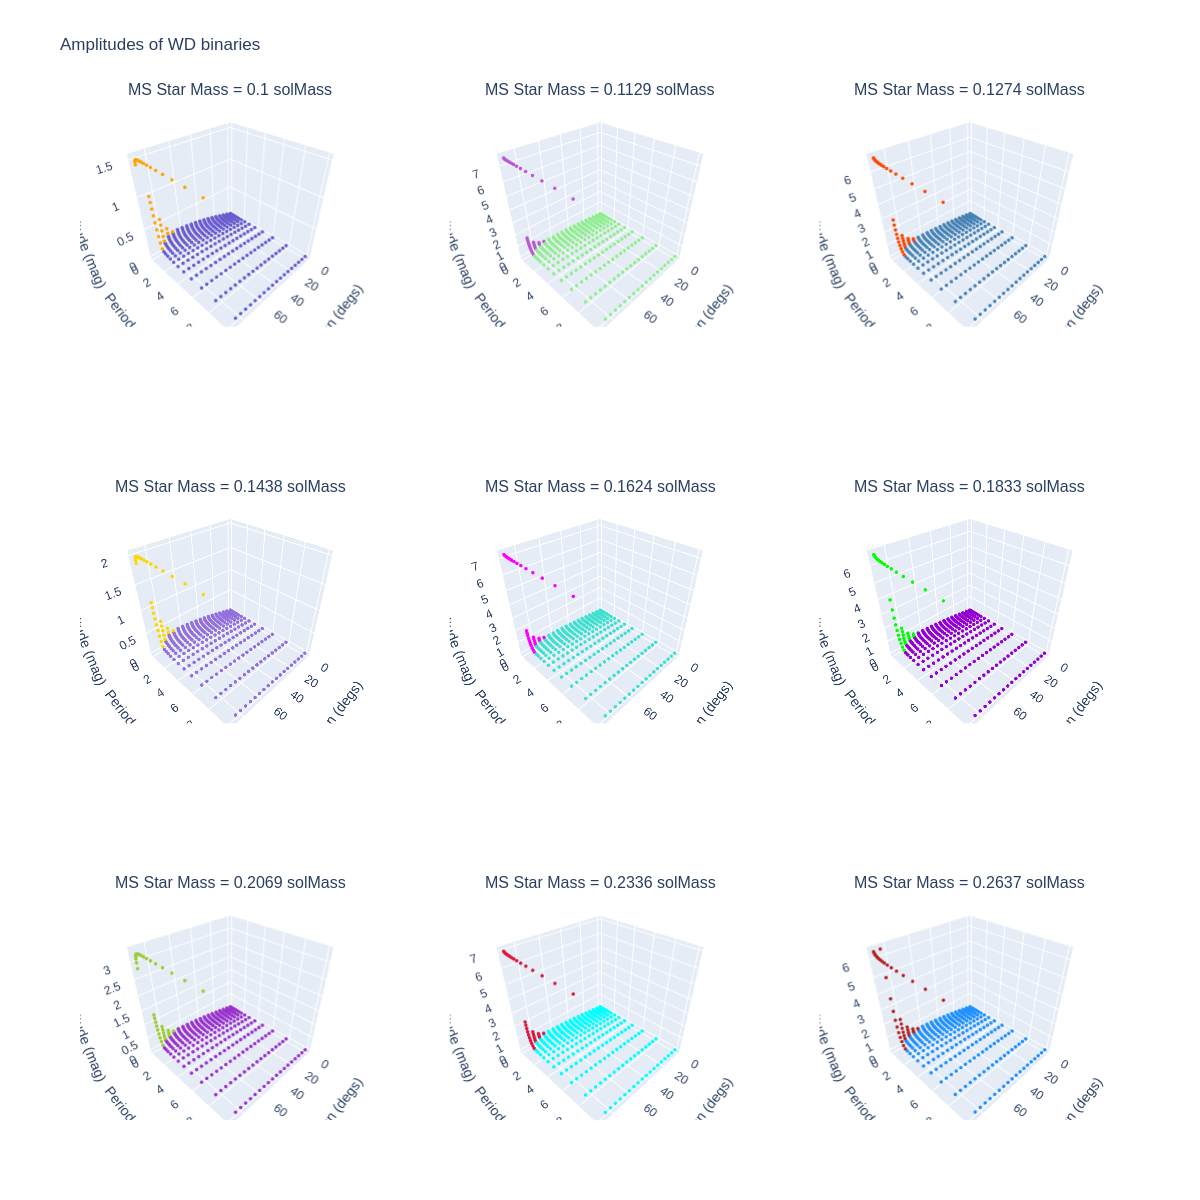

This figure's Python source:
### Using plotly library ###
import numpy as np
import plotly.express as px
from tqdm import tqdm
import plotly.graph_objects as go
from plotly.subplots import make_subplots

##IMPORT DATA
fulldata = np.genfromtxt('../Final_Protoype/outputs/7328.3562yrs_0100_t03_2_TMAP2/0100_t03_2_TMAP.csv',skip_header = 1, delimiter = ',') #results from running models
tdata = np.transpose(fulldata)
masses = tdata[0]
periods = tdata[1]
incls = tdata[2]
natives = tdata[3]
ohs= tdata[4]
diffs = tdata[5]
ecs = tdata[6]


#TITLES FOR PLOTS
titles =  []

for f in range(9):
    g = f*380
    m = round(masses[g],4)
    titles.append(f'MS Star Mass = {m} solMass')

#COLOURS
c1 = ['slateblue','mediumpurple','darkorchid','lightgreen','turquoise','aqua','steelblue','darkviolet','dodgerblue']
c2 = ['orange','gold','yellowgreen','mediumorchid','fuchsia','crimson','orangered','lime','firebrick']

#MAKING FIGURE
fig = make_subplots(
    rows=3, cols=3,
    specs=[[{'type': 'scatter3d'}, {'type': 'scatter3d'},{'type': 'scatter3d'}],
           [{'type': 'scatter3d'}, {'type': 'scatter3d'},{'type': 'scatter3d'}],
           [{'type': 'scatter3d'}, {'type': 'scatter3d'},{'type': 'scatter3d'}]],
    subplot_titles = titles
    )

# adding surfaces to subplots.
for i in tqdm (range(9), desc="Loading data and plotting…", ascii=False, ncols=75): #gives progress bar

    j = i*380

    p = periods[j:j+379]
    ic = incls[j:j+379]
    n = natives[j:j+379]
    oh = ohs[j:j+379]
    d = diffs[j:j+379]
    e = ecs[j:j+379]

    emask = (e!=0)

    p1 = p[~emask]
    i1 = ic[~emask]
    n1 = n[~emask]
    oh1 = oh[~emask]
    d1 = d[~emask]

    p2 = p[emask]
    i2 = ic[emask]
    n2 = n[emask]
    oh2 = oh[emask]
    d2 = d[emask]

    if i < 3:
        a = i+1
        b = 1
    if (3<=i<6):
        a = i-2
        b = 2
    if i>=6:
        a = i-5
        b = 3

    fig.add_trace(
        go.Scatter3d(
            x=i1,
            y=p1,
            z=n1,
            mode='markers',
            marker = dict(size =2,
            color = c1[i]),
            name = 'Not Eclipsing'
        ),
        row=a, col=b
        )
    fig.add_trace(
        go.Scatter3d(
            x=i2,
            y=p2,
            z=n2,
            mode='markers',
            marker = dict(size =2,
            color = c2[i]),
            name = 'Eclipsing'
        ),
        row=a, col=b
        )

#camera = dict(
#    eye=dict(x=2, y=2, z=0.1)
#)

fig.update_layout(
    showlegend = False,
    title_text='Amplitudes of WD binaries',
    height=1200,
    width=1200,
    #scene_camera=camera,
    #font=dict(
        #family="Courier New, monospace",
        #size=10,
        #color="RebeccaPurple")
)

for i in range(1,10):
    fig['layout']['scene{}'.format(i)]['xaxis']['title']='Inclination (degs)'
    fig['layout']['scene{}'.format(i)]['yaxis']['title']='Period (days)'
    fig['layout']['scene{}'.format(i)]['zaxis']['title']='Amplitude (mag)'

print('plotting done')

fig.show()
print('exporting as html')
fig.write_html("plotly_example.html")
fig.write_image("plotly_example.png")
print('finished')
